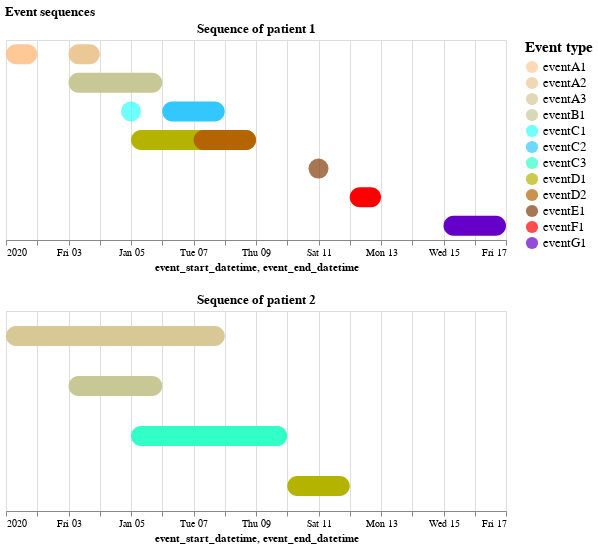

Source (notebook cell):
### Code cell
plot_trajectories(
    df_events,
    family_col = 'event_family',
    dim_mapping = dim_mapping,
    same_x_axis_scale=True,
    title="Event sequences",
)

### Figure 1 — Vega-Lite specification as saved in the notebook (floating-point values rounded to 4 significant figures)
{"config": {"view": {"continuousWidth": 400, "continuousHeight": 300}, "axisY": {"disable": true}, "legend": {"labelFontSize": 13, "symbolSize": 150, "titleFontSize": 15}}, "vconcat": [{"layer": [{"mark": {"type": "point", "cursor": "pointer", "filled": true, "size": 400}, "encoding": {"color": {"field": "dim_label", "scale": {"domain": ["eventA1", "eventA2", "eventA3", "eventB1", "eventC1", "eventC2", "eventC3", "eventD1", "eventD2", "eventE1", "eventF1", "eventG1"], "range": ["rgb(255, 200, 150)", "rgb(235, 200, 150)", "rgb(215, 200, 150)", "rgb(200, 200, 150)", "rgb(50, 255, 255)", "rgb(50, 200, 255)", "rgb(50, 255, 200)", "rgb(180, 180, 0)", "rgb(180, 100, 0)", "rgb(130, 60, 10)", "rgb(255, 0, 0)", "rgb(100, 0, 200)"]}, "title": "Event type", "type": "ordinal"}, "tooltip": [{"field": "event", "type": "nominal"}, {"field": "event_start_datetime", "type": "temporal"}], "x": {"field": "event_start_datetime", "type": "temporal"}, "y": {"field": "dim_id", "title": "", "type": "ordinal"}}, "transform": [{"filter": {"not": {"field": "event_end_datetime", "valid": true}}}]}, {"mark": {"type": "bar", "cornerRadius": 10.0, "cursor": "pointer", "filled": true, "height": 20}, "encoding": {"color": {"field": "dim_label", "scale": {"domain": ["eventA1", "eventA2", "eventA3", "eventB1", "eventC1", "eventC2", "eventC3", "eventD1", "eventD2", "eventE1", "eventF1", "eventG1"], "range": ["rgb(255, 200, 150)", "rgb(235, 200, 150)", "rgb(215, 200, 150)", "rgb(200, 200, 150)", "rgb(50, 255, 255)", "rgb(50, 200, 255)", "rgb(50, 255, 200)", "rgb(180, 180, 0)", "rgb(180, 100, 0)", "rgb(130, 60, 10)", "rgb(255, 0, 0)", "rgb(100, 0, 200)"]}, "title": "Event type", "type": "ordinal"}, "tooltip": [{"field": "event", "type": "nominal"}, {"field": "event_start_datetime", "type": "temporal"}, {"field": "event_end_datetime", "type": "temporal"}], "x": {"field": "event_start_datetime", "type": "temporal"}, "x2": {"field": "event_end_datetime"}, "y": {"field": "dim_id", "title": "", "type": "ordinal"}}, "transform": [{"filter": {"field": "event_end_datetime", "valid": true}}]}], "height": 200, "title": "Sequence of patient 1", "transform": [{"filter": "(datum.person_id === 1)"}], "width": 500}, {"layer": [{"mark": {"type": "point", "cursor": "pointer", "filled": true, "size": 400}, "encoding": {"color": {"field": "dim_label", "scale": {"domain": ["eventA1", "eventA2", "eventA3", "eventB1", "eventC1", "eventC2", "eventC3", "eventD1", "eventD2", "eventE1", "eventF1", "eventG1"], "range": ["rgb(255, 200, 150)", "rgb(235, 200, 150)", "rgb(215, 200, 150)", "rgb(200, 200, 150)", "rgb(50, 255, 255)", "rgb(50, 200, 255)", "rgb(50, 255, 200)", "rgb(180, 180, 0)", "rgb(180, 100, 0)", "rgb(130, 60, 10)", "rgb(255, 0, 0)", "rgb(100, 0, 200)"]}, "title": "Event type", "type": "ordinal"}, "tooltip": [{"field": "event", "type": "nominal"}, {"field": "event_start_datetime", "type": "temporal"}], "x": {"field": "event_start_datetime", "type": "temporal"}, "y": {"field": "dim_id", "title": "", "type": "ordinal"}}, "transform": [{"filter": {"not": {"field": "event_end_datetime", "valid": true}}}]}, {"mark": {"type": "bar", "cornerRadius": 10.0, "cursor": "pointer", "filled": true, "height": 20}, "encoding": {"color": {"field": "dim_label", "scale": {"domain": ["eventA1", "eventA2", "eventA3", "eventB1", "eventC1", "eventC2", "eventC3", "eventD1", "eventD2", "eventE1", "eventF1", "eventG1"], "range": ["rgb(255, 200, 150)", "rgb(235, 200, 150)", "rgb(215, 200, 150)", "rgb(200, 200, 150)", "rgb(50, 255, 255)", "rgb(50, 200, 255)", "rgb(50, 255, 200)", "rgb(180, 180, 0)", "rgb(180, 100, 0)", "rgb(130, 60, 10)", "rgb(255, 0, 0)", "rgb(100, 0, 200)"]}, "title": "Event type", "type": "ordinal"}, "tooltip": [{"field": "event", "type": "nominal"}, {"field": "event_start_datetime", "type": "temporal"}, {"field": "event_end_datetime", "type": "temporal"}], "x": {"field": "event_start_datetime", "type": "temporal"}, "x2": {"field": "event_end_datetime"}, "y": {"field": "dim_id", "title": "", "type": "ordinal"}}, "transform": [{"filter": {"field": "event_end_datetime", "valid": true}}]}], "height": 200, "title": "Sequence of patient 2", "transform": [{"filter": "(datum.person_id === 2)"}], "width": 500}], "data": {"name": "data-f592bc5edaf652ba6aba7161d8b82177"}, "resolve": {"scale": {"x": "shared"}}, "title": "Event sequences", "$schema": "https://vega.github.io/schema/vega-lite/v4.17.0.json", "datasets": {"data-f592bc5edaf652ba6aba7161d8b82177": [{"person_id": 1, "event_family": "A", "event": "a1", "event_start_datetime": "2020-01-01T00:00:00", "event_end_datetime": "2020-01-02T00:00:00", "index_date": "2020-01-01T00:00:00", "dim_id": 0, "dim_label": "eventA1"}, {"person_id": 1, "event_family": "A", "event": "a2", "event_start_datetime": "2020-01-03T00:00:00", "event_end_datetime": "2020-01-04T00:00:00", "index_date": "2020-01-01T00:00:00", "dim_id": 0, "dim_label": "eventA2"}, {"person_id": 1, "event_family": "B", "event": "b1", "event_start_datetime": "2020-01-03T00:00:00", "event_end_datetime": "2020-01-06T00:00:00", "index_date": "2020-01-01T00:00:00", "dim_id": 1, "dim_label": "eventB1"}, {"person_id": 1, "event_family": "C", "event": "c1", "event_start_datetime": "2020-01-05T00:00:00", "event_end_datetime": "", "index_date": "2020-01-01T00:00:00", "dim_id": 2, "dim_label": "eventC1"}, {"person_id": 1, "event_family": "D", "event": "d1", "event_start_datetime": "2020-01-05T00:00:00", "event_end_datetime": "2020-01-08T00:00:00", "index_date": "2020-01-01T00:00:00", "dim_id": 3, "dim_label": "eventD1"}, {"person_id": 1, "event_family": "C", "event": "c2", "event_start_datetime": "2020-01-06T00:00:00", "event_end_datetime": "2020-01-08T00:00:00", "index_date": "2020-01-01T00:00:00", "dim_id": 2, "dim_label": "eventC2"}, {"person_id": 1, "event_family": "D", "event": "d1", "event_start_datetime": "2020-01-06T00:00:00", "event_end_datetime": "2020-01-09T00:00:00", "index_date": "2020-01-01T00:00:00", "dim_id": 3, "dim_label": "eventD1"}, {"person_id": 1, "event_family": "D", "event": "d2", "event_start_datetime": "2020-01-07T00:00:00", "event_end_datetime": "2020-01-09T00:00:00", "index_date": "2020-01-01T00:00:00", "dim_id": 3, "dim_label": "eventD2"}, {"person_id": 1, "event_family": "E", "event": "e1", "event_start_datetime": "2020-01-11T00:00:00", "event_end_datetime": "", "index_date": "2020-01-01T00:00:00", "dim_id": 4, "dim_label": "eventE1"}, {"person_id": 1, "event_family": "F", "event": "f1", "event_start_datetime": "2020-01-12T00:00:00", "event_end_datetime": "2020-01-13T00:00:00", "index_date": "2020-01-01T00:00:00", "dim_id": 5, "dim_label": "eventF1"}, {"person_id": 1, "event_family": "G", "event": "g1", "event_start_datetime": "2020-01-15T00:00:00", "event_end_datetime": "2020-01-17T00:00:00", "index_date": "2020-01-01T00:00:00", "dim_id": 6, "dim_label": "eventG1"}, {"person_id": 1, "event_family": "G", "event": "g1", "event_start_datetime": "2020-01-17T00:00:00", "event_end_datetime": "2020-01-17T00:00:00", "index_date": "2020-01-01T00:00:00", "dim_id": 6, "dim_label": "eventG1"}, {"person_id": 2, "event_family": "A", "event": "a3", "event_start_datetime": "2020-01-01T00:00:00", "event_end_datetime": "2020-01-08T00:00:00", "index_date": "2020-01-01T00:00:00", "dim_id": 0, "dim_label": "eventA3"}, {"person_id": 2, "event_family": "B", "event": "b1", "event_start_datetime": "2020-01-03T00:00:00", "event_end_datetime": "2020-01-06T00:00:00", "index_date": "2020-01-01T00:00:00", "dim_id": 1, "dim_label": "eventB1"}, {"person_id": 2, "event_family": "C", "event": "c3", "event_start_datetime": "2020-01-05T00:00:00", "event_end_datetime": "2020-01-07T00:00:00", "index_date": "2020-01-01T00:00:00", "dim_id": 2, "dim_label": "eventC3"}, {"person_id": 2, "event_family": "C", "event": "c3", "event_start_datetime": "2020-01-06T00:00:00", "event_end_datetime": "2020-01-09T00:00:00", "index_date": "2020-01-01T00:00:00", "dim_id": 2, "dim_label": "eventC3"}, {"person_id": 2, "event_family": "C", "event": "c3", "event_start_datetime": "2020-01-08T00:00:00", "event_end_datetime": "2020-01-10T00:00:00", "index_date": "2020-01-01T00:00:00", "dim_id": 2, "dim_label": "eventC3"}, {"person_id": 2, "event_family": "D", "event": "d1", "event_start_datetime": "2020-01-10T00:00:00", "event_end_datetime": "2020-01-12T00:00:00", "index_date": "2020-01-01T00:00:00", "dim_id": 3, "dim_label": "eventD1"}]}}
